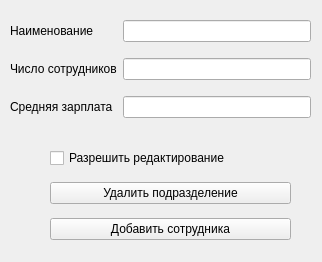
<?xml version="1.0" encoding="UTF-8"?>
<ui version="4.0">
 <class>DepartmentViewGUI</class>
 <widget class="QWidget" name="DepartmentViewGUI">
  <property name="geometry">
   <rect>
    <x>0</x>
    <y>0</y>
    <width>322</width>
    <height>262</height>
   </rect>
  </property>
  <property name="windowTitle">
   <string>Подразделение</string>
  </property>
  <widget class="QWidget" name="layoutWidget">
   <property name="geometry">
    <rect>
     <x>10</x>
     <y>10</y>
     <width>301</width>
     <height>121</height>
    </rect>
   </property>
   <layout class="QGridLayout" name="field_grlayout">
    <item row="0" column="0">
     <widget class="QLabel" name="name_lbl">
      <property name="text">
       <string>Наименование</string>
      </property>
     </widget>
    </item>
    <item row="0" column="1">
     <widget class="QLineEdit" name="name_lnedit"/>
    </item>
    <item row="1" column="0">
     <widget class="QLabel" name="employee_count_lbl">
      <property name="text">
       <string>Число сотрудников</string>
      </property>
     </widget>
    </item>
    <item row="2" column="0">
     <widget class="QLabel" name="average_salary_lbl">
      <property name="text">
       <string>Средняя зарплата</string>
      </property>
     </widget>
    </item>
    <item row="1" column="1">
     <widget class="QLineEdit" name="employee_count_lnedit"/>
    </item>
    <item row="2" column="1">
     <widget class="QLineEdit" name="average_salary_lnedit"/>
    </item>
   </layout>
  </widget>
  <widget class="QWidget" name="layoutWidget">
   <property name="geometry">
    <rect>
     <x>50</x>
     <y>140</y>
     <width>241</width>
     <height>111</height>
    </rect>
   </property>
   <layout class="QVBoxLayout" name="verticalLayout">
    <item>
     <widget class="QCheckBox" name="enable_editing_chbox">
      <property name="text">
       <string>Разрешить редактирование</string>
      </property>
     </widget>
    </item>
    <item>
     <widget class="QPushButton" name="erase_department_btn">
      <property name="text">
       <string>Удалить подразделение</string>
      </property>
     </widget>
    </item>
    <item>
     <widget class="QPushButton" name="add_employee_btn">
      <property name="text">
       <string>Добавить сотрудника</string>
      </property>
     </widget>
    </item>
   </layout>
  </widget>
 </widget>
 <resources/>
 <connections/>
</ui>
